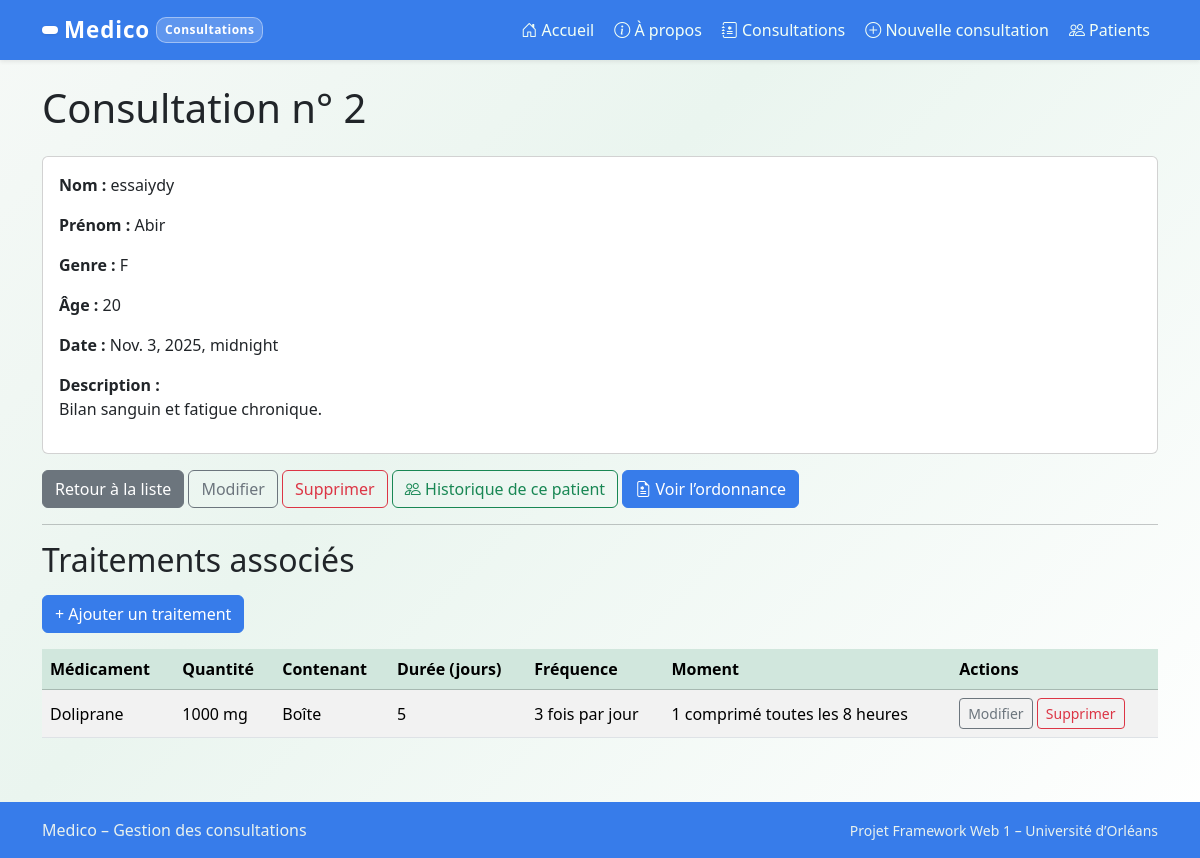
The app's page /consultations/2/ with its own data.
### medico/models.py (models this page shows, shortened)
class Consultation(models.Model):
    choix_genre = [
        ("M", "Masculin"),
        ("F", "Féminin"),
        ("Autre", "Autre"),
    ]
    patient_nom = models.CharField(max_length=40)
    patient_prenom = models.CharField(max_length=30)
    patient_genre = models.CharField(max_length=20, choices = choix_genre)
    patient_age = models.PositiveIntegerField()
    description = models.TextField()
    date = models.DateTimeField()

class Traitement(models.Model):
    consultation = models.ForeignKey(Consultation, related_name='traitements', on_delete=models.CASCADE)
    medicament = models.CharField(max_length=100)
    quantite = models.CharField(max_length=50)
    contenant = models.CharField(max_length=50)
    duree = models.PositiveIntegerField(help_text="Durée en jours")
    posologie = models.TextField(help_text="Détails de la posologie (ex : matin et soir)")
    frequence = models.CharField(max_length=50, help_text="ex: 2 fois par jour")

### medico/views.py (the view)
# urls.py: path('consultations/<int:pk>/', views.consultation_detail, name='consultation_detail'),
def consultation_detail(request, pk):
    consultation = get_object_or_404(Consultation, pk=pk)
    return render(request, "medico/consultation_detail.html", {"consultation": consultation})

### medico/templates/medico/consultation_detail.html (shortened to what this page needs)
{% extends "medico/base.html" %}
{% block content %}
<h1 class="mb-4">Consultation n° {{ consultation.id }}</h1>
<div class="card">
    <div class="card-body">
        <p><strong>Nom :</strong> {{ consultation.patient_nom }}</p>
        <p><strong>Prénom :</strong> {{ consultation.patient_prenom }}</p>
        <p><strong>Genre :</strong> {{ consultation.patient_genre }}</p>
        <p><strong>Âge :</strong> {{ consultation.patient_age }}</p>
        <p><strong>Date :</strong> {{ consultation.date }}</p>
        <p><strong>Description :</strong><br>{{ consultation.description }}</p>
    </div>
</div>
<div class="mt-3">
    <a class="btn btn-secondary" href="{% url 'consultation_list' %}">
        Retour à la liste
    </a>
    <a class="btn btn-outline-secondary" href="{% url 'changer_consultation' consultation.id %}">
        Modifier
    </a>
    <a class="btn btn-outline-danger" href="{% url 'consultation_delete' consultation.id %}">
        Supprimer
    </a>
    <a class="btn btn-outline-success"
   href="{% url 'patient_history' consultation_id=consultation.id %}">
    <i class="bi bi-people"></i>
    Historique de ce patient
</a>
     <a class="btn btn-success" href="{% url 'ordonnance_consultation' consultation.id %}">
        <i class="bi bi-file-earmark-medical"></i>
        Voir l’ordonnance
    </a>
</div>
<hr>
<h2 class="mb-3">Traitements associés</h2>
<a class="btn btn-success mb-3"
   href="{% url 'ajouter_traitement' consultation.id %}">
    + Ajouter un traitement
</a>
{% if consultation.traitements.all %}
    <table class="table table-striped table-hover align-middle">
        <thead class="table-success">
            <tr>
                <th>Médicament</th>
                <th>Quantité</th>
                <th>Contenant</th>
                <th>Durée (jours)</th>
                <th>Fréquence</th>
                <th>Moment</th>
                <th>Actions</th>
            </tr>
        </thead>
        <tbody>
        {% for t in consultation.traitements.all %}
            <tr>
                <td>{{ t.medicament }}</td>
                <td>{{ t.quantite }}</td>
                <td>{{ t.contenant }}</td>
                <td>{{ t.duree }}</td>
                <td>{{ t.frequence }}</td>
                <td>{{ t.posologie }}</td>
                <td>
                    <a class="btn btn-sm btn-outline-secondary"
                       href="{% url 'modifier_traitement' t.id %}">
                        Modifier
                    </a>
                    <a class="btn btn-sm btn-outline-danger"
                       href="{% url 'supprimer_traitement' t.id %}">
                        Supprimer
                    </a>
                </td>
            </tr>
        {% endfor %}
        </tbody>
    </table>
{% else %}
    <p class="text-muted">Aucun traitement n’est encore associé à cette consultation.</p>
{% endif %}
{% endblock %}

### medico/templates/medico/base.html (style rules this page uses)
body { background: linear-gradient(135deg, #f6f9f7 0%, #eaf5ef 40%, #ffffff 100%); min-height: 100vh; display: flex; flex-direction: column; font-family: 'Segoe UI', Roboto, sans-serif; }
.btn-success { background-color: #377cea; border-color: #377cea; }

### records on screen
Consultation: id "2", patient_nom "essaiydy", patient_prenom "Abir", patient_genre "F", patient_age "20", date "Nov. 3, 2025, midnight", description "Bilan sanguin et fatigue chronique."
Traitement: medicament "Doliprane", quantite "1000 mg", contenant "Boîte", duree "5", frequence "3 fois par jour", posologie "1 comprimé toutes les 8 heures"
